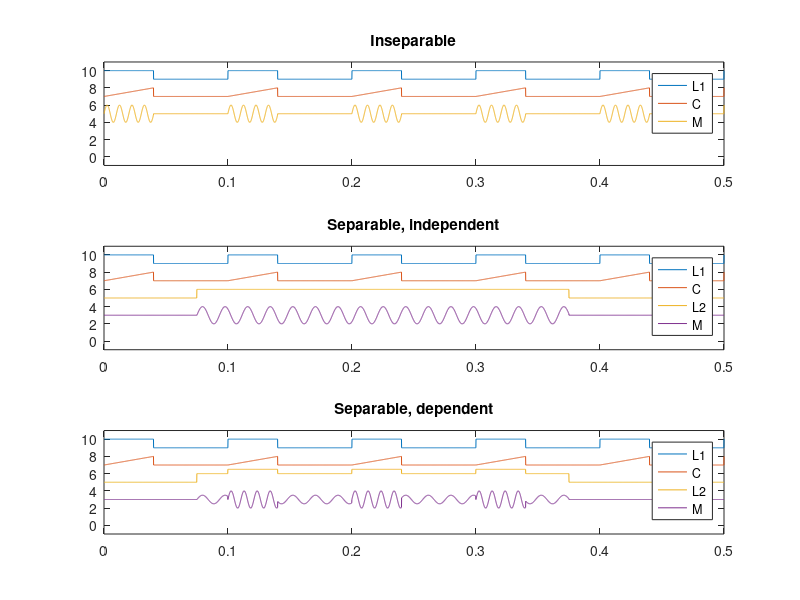

The MATLAB script that drew this image:
%% Inseparable case

% Latent dynamics (L1)
close all
xx = 0:1/1e4:0.5;
L1 = square(2*pi*10*xx,40);
L1(L1==-1) = 0;

onIX = (L1==1);
start = []; 
stop = 1;
for ii = 1:(length(onIX)-1)
    if onIX(ii) && ~onIX(ii+1)
        start = [start,ii];
    elseif ~onIX(ii) && onIX(ii+1)
        stop = [stop,ii];
    end
end


cog = L1;
motIn = L1;
for ss = 1:length(start)
    ix1 = stop(ss);
    ix2 = start(ss);

    % Cognitive process (C)
    dur = linspace(0,1,length(ix1:ix2));
    cog(ix1:ix2) = dur;

    % Motor process (M)
    Fr = 25;        % Change this param to alter frequency of sine wave in "on" periods of motor process
    len = linspace(0,Fr,length(dur));
    motIn(ix1:ix2) = sin(len);
end

subplot(3,1,1)
plot(xx,L1+9); hold on;
plot(xx,cog+7)
plot(xx,motIn+5)
ylim([-1 11])
legend('L1','C','M')
title('Inseparable')

clearvars -except xx cog mot L1
%% Separable and independent

% Generate L2
L2 = zeros(1,length(L1));
startPct = 0.15;            % How far into the trace you want L2 to "turn on"
stopPct = 0.75;             % How far into the trace you want L2 to "turn off"
startIX = floor(startPct*length(L2));
stopIX = floor(stopPct*length(L2));
L2(startIX:stopIX) = 1;

clearvars -except xx cog mot L1 L2

motInd = L2;
onIX = find(L2==1);
startIX = onIX(1);
stopIX = onIX(end);
dur = linspace(0,1,length(startIX:stopIX));

% Motor process (M)
Fr = 103.5;        % Change this param to alter frequency of sine wave in "on" periods of motor process
len = linspace(0,Fr,length(dur));
motInd(startIX:stopIX) = sin(len);


subplot(3,1,2)
plot(xx,L1+9); hold on;
plot(xx,cog+7)
plot(xx,L2+5)
plot(xx,motInd+3)
ylim([-1 11])
legend('L1','C','L2','M')
title('Separable, independent')

clearvars -except xx cog mot L1 L2 motInd

%% Separable and dependent

L2dep = L2;

onIX = find(L2==1);
startIX = onIX(1);
stopIX = onIX(end);
dur = linspace(0,1,length(startIX:stopIX));

motDep = motInd;
Fr = 103.5;        % Change this param to alter frequency of sine wave in "on" periods of motor process
len = linspace(0,Fr,length(dur));
motDep(startIX:stopIX) = 0.5*sin(len);
clear dur

onL1 = (L1==1);
start = []; 
stop = 1;
for ii = 1:(length(onL1)-1)
    if onL1(ii) && ~onL1(ii+1)
        start = [start,ii];
    elseif ~onL1(ii) && onL1(ii+1)
        stop = [stop,ii];
    end
end


for ss = 1:length(start)
    ix1 = stop(ss);
    ix2 = start(ss);

    % Generate L2
    L2dep(ix1:ix2) = 0.5+L2dep(ix1:ix2);

    % Generate Motor process (M)
    dur = ix1:ix2;
    Fr = 24;        % Change this param to alter frequency of sine wave in "on" periods of motor process
    len = linspace(0,Fr,length(dur));
    motDep(ix1:ix2) = sin(len);
    
end

L2dep(L2==0) = 0;
motDep(L2==0) = 0;


% motInd = L2;
% onIX = find(L2==1);
% startIX = onIX(1);
% stopIX = onIX(end);
% dur = linspace(0,1,length(startIX:stopIX));
% 
% % Motor process (M)
% Fr = 104.5;        % Change this param to alter frequency of sine wave in "on" periods of motor process
% len = linspace(0,Fr,length(dur));
% motInd(startIX:stopIX) = sin(len);


subplot(3,1,3)
plot(xx,L1+9); hold on;
plot(xx,cog+7)
plot(xx,L2dep+5)
plot(xx,motDep+3)
ylim([-1 11])
legend('L1','C','L2','M')
title('Separable, dependent')

